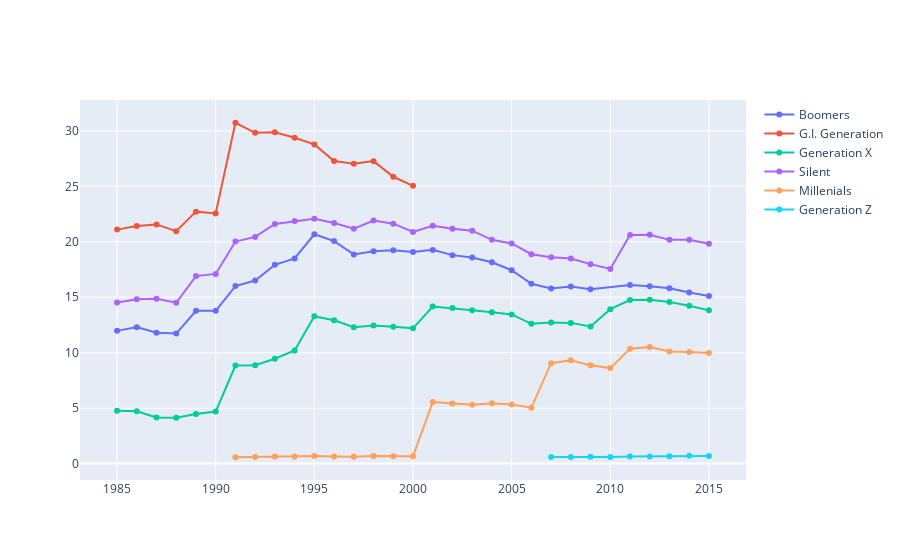

Notebook code cell kept with this figure:
### Code cell
df_for_plot_gen = suicide_rate_generation_and_year.reset_index(level = 1)
plot = go.Figure()
for i in df_for_plot_gen['generation'].unique():
    df_for_each_gen = df_for_plot_gen[df_for_plot_gen['generation']==i]
    plot.add_trace(go.Scatter(x = df_for_each_gen.index.get_level_values('year'),
                                y = df_for_each_gen['suicides per 100k'],
                                 mode = 'lines+markers',
                                 name = i))
plot.update_traces(hoverinfo="all", hovertemplate="Year: %{x}<br>Suicides per 100k: %{y}")
pio.write_html(fig,file='Generation_lineplot',auto_open=True)
plot.show()

### Figure 1 — Plotly figure (JSON) as saved in the notebook; plotly's stock layout.template omitted (floating-point values rounded to 4 significant figures)
{"data": [{"hoverinfo": "all", "hovertemplate": "Year: %{x}<br>Suicides per 100k: %{y}", "mode": "lines+markers", "name": "Boomers", "type": "scatter", "x": [1985, 1986, 1987, 1988, 1989, 1990, 1991, 1992, 1993, 1994, 1995, 1996, 1997, 1998, 1999, 2000, 2001, 2002, 2003, 2004, 2005, 2006, 2007, 2008, 2009, 2011, 2012, 2013, 2014, 2015], "y": [11.97, 12.31, 11.8, 11.73, 13.78, 13.78, 16.01, 16.51, 17.93, 18.5, 20.68, 20.06, 18.86, 19.14, 19.24, 19.09, 19.27, 18.8, 18.58, 18.16, 17.44, 16.22, 15.8, 15.97, 15.71, 16.1, 16.0, 15.81, 15.43, 15.11]}, {"hoverinfo": "all", "hovertemplate": "Year: %{x}<br>Suicides per 100k: %{y}", "mode": "lines+markers", "name": "G.I. Generation", "type": "scatter", "x": [1985, 1986, 1987, 1988, 1989, 1990, 1991, 1992, 1993, 1994, 1995, 1996, 1997, 1998, 1999, 2000], "y": [21.1, 21.42, 21.57, 20.96, 22.72, 22.55, 30.74, 29.83, 29.88, 29.38, 28.78, 27.28, 27.03, 27.27, 25.86, 25.05]}, {"hoverinfo": "all", "hovertemplate": "Year: %{x}<br>Suicides per 100k: %{y}", "mode": "lines+markers", "name": "Generation X", "type": "scatter", "x": [1985, 1986, 1987, 1988, 1989, 1990, 1991, 1992, 1993, 1994, 1995, 1996, 1997, 1998, 1999, 2000, 2001, 2002, 2003, 2004, 2005, 2006, 2007, 2008, 2009, 2010, 2011, 2012, 2013, 2014, 2015], "y": [4.759, 4.727, 4.166, 4.133, 4.474, 4.69, 8.843, 8.871, 9.459, 10.21, 13.29, 12.93, 12.31, 12.44, 12.34, 12.2, 14.16, 14.02, 13.83, 13.65, 13.45, 12.6, 12.72, 12.69, 12.36, 13.93, 14.75, 14.77, 14.58, 14.23, 13.82]}, {"hoverinfo": "all", "hovertemplate": "Year: %{x}<br>Suicides per 100k: %{y}", "mode": "lines+markers", "name": "Silent", "type": "scatter", "x": [1985, 1986, 1987, 1988, 1989, 1990, 1991, 1992, 1993, 1994, 1995, 1996, 1997, 1998, 1999, 2000, 2001, 2002, 2003, 2004, 2005, 2006, 2007, 2008, 2009, 2010, 2011, 2012, 2013, 2014, 2015], "y": [14.53, 14.81, 14.86, 14.51, 16.91, 17.1, 20.03, 20.44, 21.6, 21.87, 22.08, 21.7, 21.17, 21.92, 21.64, 20.89, 21.45, 21.18, 21.0, 20.18, 19.85, 18.88, 18.61, 18.5, 17.99, 17.56, 20.61, 20.64, 20.17, 20.19, 19.83]}, {"hoverinfo": "all", "hovertemplate": "Year: %{x}<br>Suicides per 100k: %{y}", "mode": "lines+markers", "name": "Millenials", "type": "scatter", "x": [1991, 1992, 1993, 1994, 1995, 1996, 1997, 1998, 1999, 2000, 2001, 2002, 2003, 2004, 2005, 2006, 2007, 2008, 2009, 2010, 2011, 2012, 2013, 2014, 2015], "y": [0.5728, 0.5897, 0.649, 0.647, 0.6946, 0.641, 0.6214, 0.6875, 0.6672, 0.6721, 5.551, 5.43, 5.308, 5.44, 5.335, 5.046, 9.059, 9.313, 8.86, 8.611, 10.37, 10.51, 10.11, 10.06, 9.975]}, {"hoverinfo": "all", "hovertemplate": "Year: %{x}<br>Suicides per 100k: %{y}", "mode": "lines+markers", "name": "Generation Z", "type": "scatter", "x": [2007, 2008, 2009, 2010, 2011, 2012, 2013, 2014, 2015], "y": [0.5945, 0.588, 0.6173, 0.592, 0.6386, 0.6449, 0.6734, 0.7016, 0.6816]}], "layout": {}}
